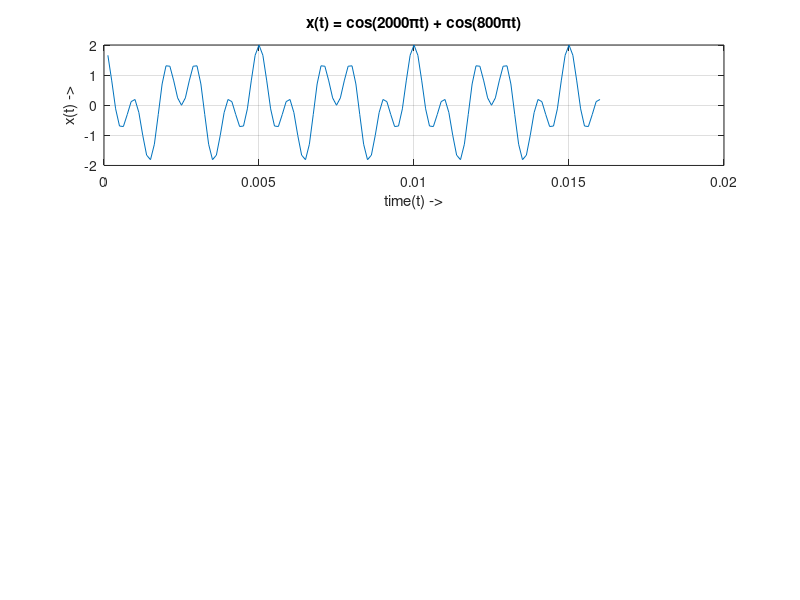

Recreate this plot in MATLAB. (Note: this script raises an error after producing the figure.)
% Name = Mohit Akhouri
% Roll no = 19UCC023
% SSC LAB Batch D1 - Monday ( 2-5 pm )

% This is the code to perform DFT for x(t)=cos(2000*pi*t)+cos(800*pi*t)
% by calling function myDFT(x,N)

% initializing constants fs,N,ts and to
fs = 8000;
N = 128;
ts = 1/fs;
to = N*ts;
t = ts:ts:to; % defining range from 'ts' to 'to'
f = linspace(-fs,fs,N); % defining range from '-fs' to 'fs'
x = cos(2000*pi*t) + cos(800*pi*t); % defining x(t)
subplot(3,1,1);
plot(t,x);
xlabel('time(t) ->');
ylabel('x(t) ->');
title('x(t) = cos(2000\pit) + cos(800\pit)');
grid on;

X = myDFT(x,N); % calculating DFT of 'x' using myDFT
mag = fftshift(abs(X));
ang = angle(X);

subplot(3,1,2);
plot(f,mag);
xlabel('frequency(Hz) ->');
ylabel('Magnitude ->');
title('Magnitude vs. Frequency Plot of X(k)');
grid on;

subplot(3,1,3);
plot(f,ang);
xlabel('frequency(Hz) ->');
ylabel('Phase angle ->');
title('Phase vs. Frequency Plot of X(k)');
grid on;
sgtitle('19ucc023 - Mohit Akhouri - Exercise 1a');


